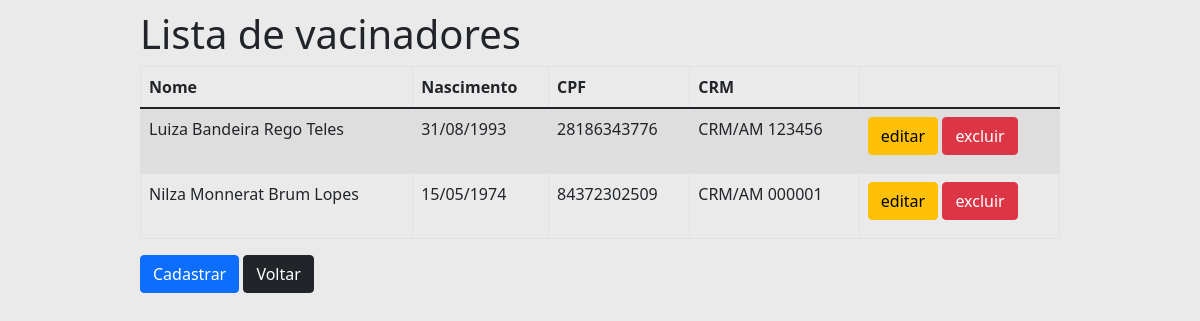
The page /vacinador on the database its author committed.
### tables this page shows
CREATE TABLE "vacinador"(
    "crm" VARCHAR(13) PRIMARY KEY, 
    "cpf" VARCHAR(11) NOT NULL UNIQUE,
    "nome" VARCHAR(128) NOT NULL,
    "dtNascimento" DATE NOT NULL
      
);

### Pyvacina.py (the view)
@app.route('/vacinador')
def vacinador():
    lista = vacinador_dao.listar()
    return render_template('vacinador_list.html', titulo="Lista de vacinadores", vacinadores=lista)

### DAO/daoVacinador.py (called while the page is built)
def traduz_vacinadores(vacinadores):
    def cria_vacinadores_com_tupla(tupla):
        return Vacinador(crm=tupla[0], cpf=tupla[1], nome=tupla[2], dtNascimento=tupla[3])
    return list(map(cria_vacinadores_com_tupla, vacinadores))

    def listar(self):
        cursor = self.__db.cursor()
        cursor.execute(SQL_BUSCA_VACINADORES)
        vacinadores = traduz_vacinadores(cursor.fetchall())
        return vacinadores

### model.py (called while the page is built)
    @property
    def nome(self) -> str:
        return self.__nome

    @property
    def cpf(self) -> str:
        return self.__cpf

    @property
    def crm(self) -> str:
        return self.__crm

    @property
    def dtNascimento(self) -> datetime:
        return self.__dtNasciento

### templates/vacinador_list.html
{% extends "templates.html" %}
{% block conteudo %}
<table class="table table-striped table-responsive table-bordered">
    <thead class="thead-default">
    <tr>
        <th>Nome</th>
        <th>Nascimento</th>
        <th>CPF</th>
        <th>CRM</th>
        <th></th>
    </tr>
    </thead>
    <tbody>
    {% for vacinador in vacinadores %}
    <tr>
        <td>{{ vacinador.nome }}</td>
        <td>{{ vacinador.dtNascimento.strftime('%d/%m/%Y') }}</td>
        <td>{{ vacinador.cpf }}</td>
        <td>{{ vacinador.crm }}</td>
        <td>
            <a href="{{ url_for('vacinador_editar', crm=vacinador.crm) }}" class="btn btn-warning">editar</a>
            <a href="{{ url_for('vacinador_excluir', crm=vacinador.crm) }}" class="btn btn-danger">excluir</a>
        </td>
    </tr>
    {% endfor %}
    </tbody>
</table>
    <a href="{{url_for('vacinador_novo')}}" class="btn btn-primary">Cadastrar</a>
    <a href="{{url_for('index')}}" class="btn btn-dark">Voltar</a>
{% endblock %}

### static/app.css (style rules this page uses)
body { padding: 10px; background-color: rgba(232, 232, 232, 0.91) }
.btn { margin-bottom: 10px; }

### rows shown on the page
vacinador: nome "Luiza Bandeira Rego Teles", dtNascimento "31/08/1993", cpf "28186343776", crm "CRM/AM 123456"
vacinador: nome "Nilza Monnerat Brum Lopes", dtNascimento "15/05/1974", cpf "84372302509", crm "CRM/AM 000001"

### other values the page prints
{{ titulo }} "Lista de vacinadores"
